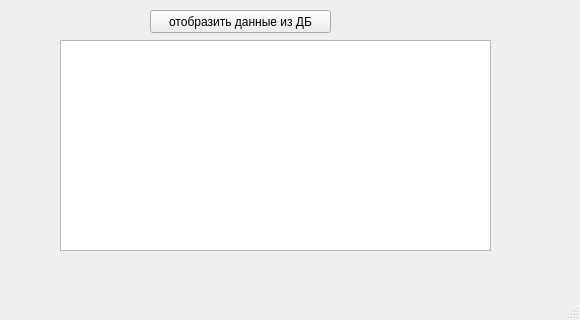
<?xml version="1.0" encoding="UTF-8"?>
<ui version="4.0">
 <class>MainWindow</class>
 <widget class="QMainWindow" name="MainWindow">
  <property name="geometry">
   <rect>
    <x>0</x>
    <y>0</y>
    <width>580</width>
    <height>320</height>
   </rect>
  </property>
  <property name="windowTitle">
   <string>MainWindow</string>
  </property>
  <widget class="QWidget" name="centralwidget">
   <widget class="QPushButton" name="pushButton">
    <property name="geometry">
     <rect>
      <x>150</x>
      <y>10</y>
      <width>181</width>
      <height>23</height>
     </rect>
    </property>
    <property name="text">
     <string>отобразить данные из ДБ</string>
    </property>
   </widget>
   <widget class="QTableWidget" name="tableWidget">
    <property name="geometry">
     <rect>
      <x>60</x>
      <y>40</y>
      <width>431</width>
      <height>211</height>
     </rect>
    </property>
   </widget>
  </widget>
  <widget class="QMenuBar" name="menubar">
   <property name="geometry">
    <rect>
     <x>0</x>
     <y>0</y>
     <width>580</width>
     <height>21</height>
    </rect>
   </property>
  </widget>
  <widget class="QStatusBar" name="statusbar"/>
 </widget>
 <resources/>
 <connections/>
</ui>
